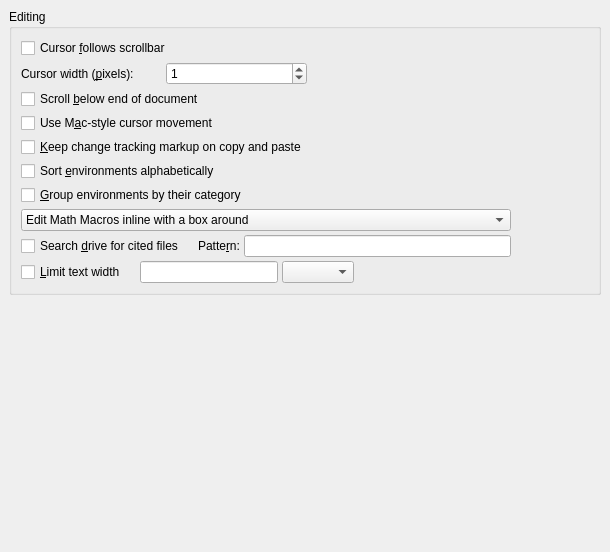
<?xml version="1.0" encoding="UTF-8"?>
<ui version="4.0">
 <class>PrefEditUi</class>
 <widget class="QWidget" name="PrefEditUi">
  <property name="geometry">
   <rect>
    <x>0</x>
    <y>0</y>
    <width>610</width>
    <height>552</height>
   </rect>
  </property>
  <property name="sizePolicy">
   <sizepolicy hsizetype="Expanding" vsizetype="Expanding">
    <horstretch>0</horstretch>
    <verstretch>0</verstretch>
   </sizepolicy>
  </property>
  <property name="windowTitle">
   <string/>
  </property>
  <layout class="QGridLayout" name="gridLayout_3">
   <item row="0" column="0">
    <widget class="QGroupBox" name="scrollGB">
     <property name="title">
      <string>Editing</string>
     </property>
     <property name="alignment">
      <set>Qt::AlignLeading|Qt::AlignLeft|Qt::AlignTop</set>
     </property>
     <property name="flat">
      <bool>true</bool>
     </property>
     <layout class="QGridLayout" name="gridLayout">
      <item row="8" column="3">
       <spacer name="horizontalSpacer">
        <property name="orientation">
         <enum>Qt::Horizontal</enum>
        </property>
        <property name="sizeHint" stdset="0">
         <size>
          <width>40</width>
          <height>20</height>
         </size>
        </property>
       </spacer>
      </item>
      <item row="2" column="0" colspan="2">
       <widget class="QCheckBox" name="scrollBelowCB">
        <property name="text">
         <string>Scroll &amp;below end of document</string>
        </property>
       </widget>
      </item>
      <item row="1" column="2">
       <spacer name="horizontalSpacer_3">
        <property name="orientation">
         <enum>Qt::Horizontal</enum>
        </property>
        <property name="sizeHint" stdset="0">
         <size>
          <width>200</width>
          <height>20</height>
         </size>
        </property>
       </spacer>
      </item>
      <item row="8" column="0" colspan="3">
       <widget class="QComboBox" name="macroEditStyleCO">
        <item>
         <property name="text">
          <string>Edit Math Macros inline with a box around</string>
         </property>
        </item>
        <item>
         <property name="text">
          <string>Edit Math Macros inline with the name in the status bar</string>
         </property>
        </item>
        <item>
         <property name="text">
          <string>Edit Math Macros with a parameter list (like in LyX &lt; 1.6)</string>
         </property>
        </item>
       </widget>
      </item>
      <item row="4" column="0" colspan="2">
       <widget class="QCheckBox" name="copyCTMarkupCB">
        <property name="toolTip">
         <string>If this is checked, change tracking markup will not be resolved on copy/paste operations and when moving content from/to insets if change tracking is deactivated.</string>
        </property>
        <property name="text">
         <string>&amp;Keep change tracking markup on copy and paste</string>
        </property>
       </widget>
      </item>
      <item row="5" column="0" rowspan="2" colspan="2">
       <widget class="QCheckBox" name="sortEnvironmentsCB">
        <property name="text">
         <string>Sort &amp;environments alphabetically</string>
        </property>
       </widget>
      </item>
      <item row="0" column="0" colspan="2">
       <widget class="QCheckBox" name="cursorFollowsCB">
        <property name="text">
         <string>Cursor &amp;follows scrollbar</string>
        </property>
       </widget>
      </item>
      <item row="9" column="0" colspan="3">
       <layout class="QHBoxLayout" name="horizontalLayout_5">
        <item>
         <widget class="QCheckBox" name="citationSearchCB">
          <property name="toolTip">
           <string>If this is activated, LyX will search your disk for matching files when clicking on &quot;Try to Open Citation Content...&quot; in the citation context menu. Note the security implications described in User Guide, 6.6.4.</string>
          </property>
          <property name="statusTip">
           <string/>
          </property>
          <property name="text">
           <string>Search &amp;drive for cited files</string>
          </property>
         </widget>
        </item>
        <item>
         <spacer name="horizontalSpacer_8">
          <property name="orientation">
           <enum>Qt::Horizontal</enum>
          </property>
          <property name="sizeType">
           <enum>QSizePolicy::Fixed</enum>
          </property>
          <property name="sizeHint" stdset="0">
           <size>
            <width>10</width>
            <height>20</height>
           </size>
          </property>
         </spacer>
        </item>
        <item>
         <layout class="QHBoxLayout" name="horizontalLayout_3">
          <item>
           <widget class="QLabel" name="citationSearchLA">
            <property name="text">
             <string>Patte&amp;rn:</string>
            </property>
            <property name="buddy">
             <cstring>citationSearchLE</cstring>
            </property>
           </widget>
          </item>
          <item>
           <widget class="QLineEdit" name="citationSearchLE">
            <property name="toolTip">
             <string>Define search pattern (see UserGuide for syntax)</string>
            </property>
            <property name="inputMethodHints">
             <set>Qt::ImhPreferLatin</set>
            </property>
           </widget>
          </item>
         </layout>
        </item>
       </layout>
      </item>
      <item row="1" column="0" colspan="2">
       <layout class="QHBoxLayout" name="horizontalLayout">
        <item>
         <widget class="QLabel" name="label_3">
          <property name="text">
           <string>Cursor width (&amp;pixels):</string>
          </property>
          <property name="buddy">
           <cstring>cursorWidthSB</cstring>
          </property>
         </widget>
        </item>
        <item>
         <widget class="QSpinBox" name="cursorWidthSB">
          <property name="toolTip">
           <string>Configure the width of the text cursor.  &quot;Auto&quot; means that zoom-controlled width is used.</string>
          </property>
          <property name="specialValueText">
           <string>Auto</string>
          </property>
          <property name="minimum">
           <number>0</number>
          </property>
          <property name="maximum">
           <number>10</number>
          </property>
          <property name="singleStep">
           <number>1</number>
          </property>
          <property name="value">
           <number>1</number>
          </property>
         </widget>
        </item>
       </layout>
      </item>
      <item row="3" column="0" colspan="2">
       <widget class="QCheckBox" name="macLikeCursorMovementCB">
        <property name="toolTip">
         <string>Skip trailing non-word characters</string>
        </property>
        <property name="text">
         <string>Use M&amp;ac-style cursor movement</string>
        </property>
       </widget>
      </item>
      <item row="7" column="0">
       <widget class="QCheckBox" name="groupEnvironmentsCB">
        <property name="text">
         <string>&amp;Group environments by their category</string>
        </property>
       </widget>
      </item>
      <item row="10" column="0" colspan="3">
       <layout class="QHBoxLayout" name="horizontalLayout_4">
        <item>
         <widget class="QCheckBox" name="screenLimitCB">
          <property name="toolTip">
           <string>Limit the width of the text in the work area to the specified length</string>
          </property>
          <property name="text">
           <string>&amp;Limit text width</string>
          </property>
         </widget>
        </item>
        <item>
         <spacer name="horizontalSpacer_9">
          <property name="orientation">
           <enum>Qt::Horizontal</enum>
          </property>
          <property name="sizeType">
           <enum>QSizePolicy::Fixed</enum>
          </property>
          <property name="sizeHint" stdset="0">
           <size>
            <width>10</width>
            <height>20</height>
           </size>
          </property>
         </spacer>
        </item>
        <item>
         <widget class="QLineEdit" name="screenWidthLE">
          <property name="toolTip">
           <string>Limit the width of the text in the work area to the specified length</string>
          </property>
          <property name="inputMethodHints">
           <set>Qt::ImhFormattedNumbersOnly</set>
          </property>
         </widget>
        </item>
        <item>
         <widget class="lyx::frontend::LengthCombo" name="screenWidthUnitCO">
          <property name="inputMethodHints">
           <set>Qt::ImhFormattedNumbersOnly|Qt::ImhLatinOnly</set>
          </property>
         </widget>
        </item>
        <item>
         <spacer name="horizontalSpacer_2">
          <property name="orientation">
           <enum>Qt::Horizontal</enum>
          </property>
          <property name="sizeHint" stdset="0">
           <size>
            <width>157</width>
            <height>20</height>
           </size>
          </property>
         </spacer>
        </item>
       </layout>
      </item>
     </layout>
    </widget>
   </item>
   <item row="1" column="0">
    <spacer>
     <property name="orientation">
      <enum>Qt::Vertical</enum>
     </property>
     <property name="sizeHint" stdset="0">
      <size>
       <width>0</width>
       <height>0</height>
      </size>
     </property>
    </spacer>
   </item>
  </layout>
 </widget>
 <layoutdefault spacing="4" margin="9"/>
 <customwidgets>
  <customwidget>
   <class>lyx::frontend::LengthCombo</class>
   <extends>QComboBox</extends>
   <header>LengthCombo.h</header>
  </customwidget>
 </customwidgets>
 <tabstops>
  <tabstop>cursorFollowsCB</tabstop>
  <tabstop>cursorWidthSB</tabstop>
  <tabstop>scrollBelowCB</tabstop>
  <tabstop>macLikeCursorMovementCB</tabstop>
  <tabstop>sortEnvironmentsCB</tabstop>
  <tabstop>macroEditStyleCO</tabstop>
 </tabstops>
 <includes>
  <include location="local">qt_i18n.h</include>
 </includes>
 <resources/>
 <connections/>
</ui>
